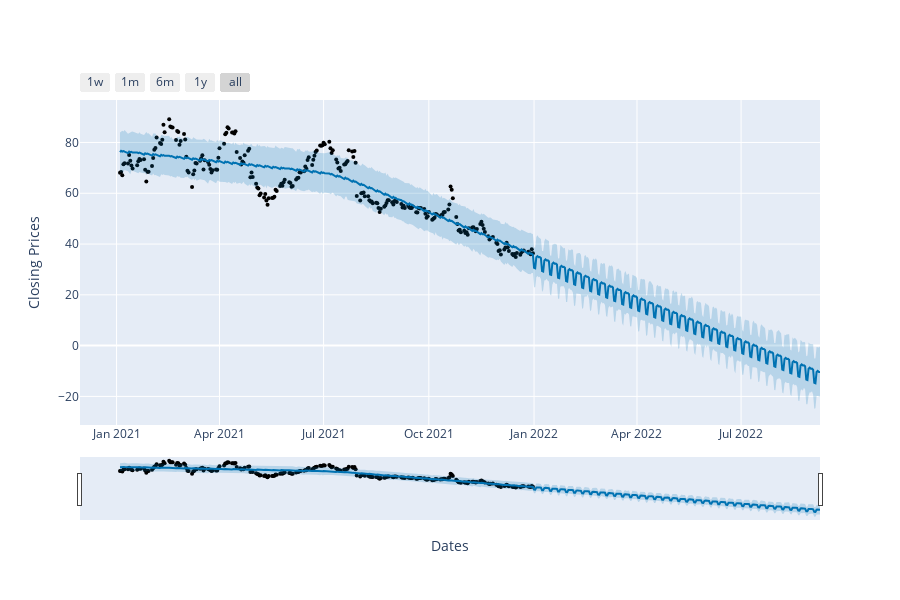

The code cell stored with this chart in its notebook:
### Markdown cell above
In the table ds, as we know, is the time series data. yhat is the prediction, yhat_lower and yhat_upper are the uncertainty levels(it basically means the prediction and actual values can vary within the bounds of the uncertainty levels). Next up we have trend which shows the long term growth, shrink or stagnancy of the data, trend_lower and trend_upper are the uncertainty levels.

### Code cell
from prophet.plot import plot_plotly, plot_components_plotly
import plotly.graph_objs as go

fig = plot_plotly(m, forecast, ylabel='Closing Prices', xlabel='Dates')
fig.show()

### Figure 1 — Plotly figure (JSON) as saved in the notebook; plotly's stock layout.template omitted (floating-point values rounded to 4 significant figures; data arrays with more than 128 entries replaced by an {"elided": "..."} marker saying what was removed)
{"data": [{"marker": {"color": "black", "size": 4}, "mode": "markers", "name": "Actual", "type": "scatter", "x": {"elided": "252 str values"}, "y": {"elided": "252 float values"}}, {"hoverinfo": "skip", "line": {"width": 0}, "mode": "lines", "type": "scatter", "x": {"elided": "503 str values"}, "y": {"elided": "503 float values"}}, {"fill": "tonexty", "fillcolor": "rgba(0, 114, 178, 0.2)", "line": {"color": "#0072B2", "width": 2}, "mode": "lines", "name": "Predicted", "type": "scatter", "x": {"elided": "503 str values"}, "y": {"elided": "503 float values"}}, {"fill": "tonexty", "fillcolor": "rgba(0, 114, 178, 0.2)", "hoverinfo": "skip", "line": {"width": 0}, "mode": "lines", "type": "scatter", "x": {"elided": "503 str values"}, "y": {"elided": "503 float values"}}], "layout": {"height": 600, "showlegend": false, "width": 900, "xaxis": {"rangeselector": {"buttons": [{"count": 7, "label": "1w", "step": "day", "stepmode": "backward"}, {"count": 1, "label": "1m", "step": "month", "stepmode": "backward"}, {"count": 6, "label": "6m", "step": "month", "stepmode": "backward"}, {"count": 1, "label": "1y", "step": "year", "stepmode": "backward"}, {"step": "all"}]}, "rangeslider": {"visible": true}, "title": {"text": "Dates"}, "type": "date"}, "yaxis": {"title": {"text": "Closing Prices"}}}}
